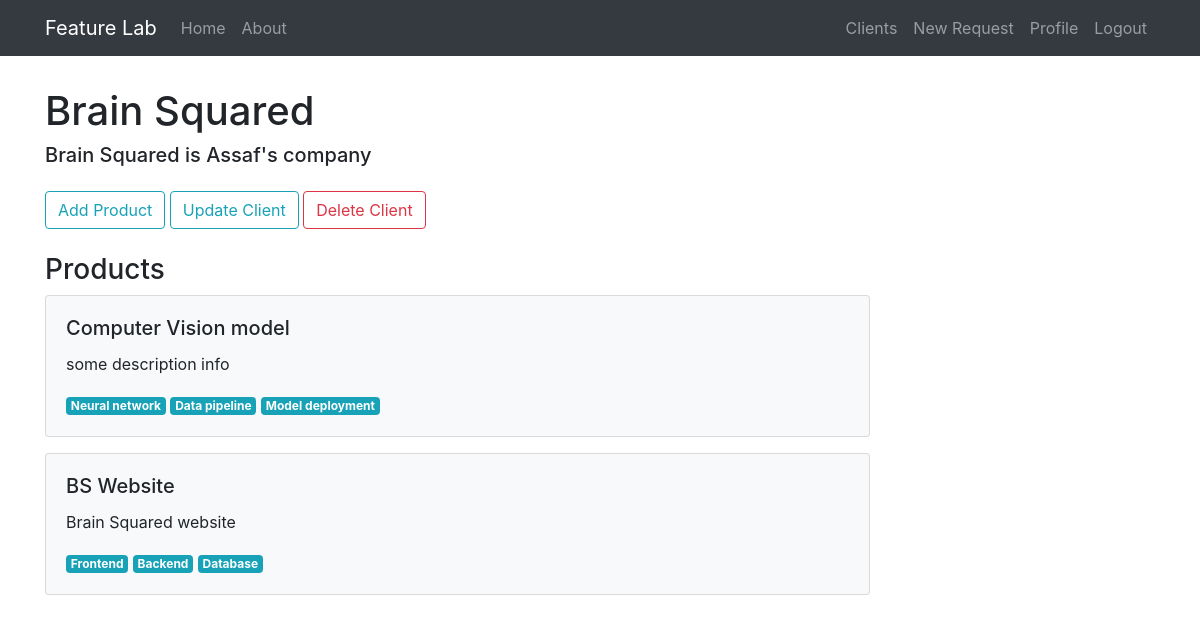
Screenshot of /client/1 (signed in) with the database file from the repository.
### feature_lab/models.py (models this page shows, shortened)
class Client(db.Model):
    id = db.Column(db.Integer, primary_key=True)
    name = db.Column(db.String(20), unique=True, nullable=False)
    email = db.Column(db.String(120), unique=True, nullable=False)
    bio = db.Column(db.Text(), nullable=False)
    priority = db.Column(db.Integer, nullable=False)
    phone_number = db.Column(db.String(15))
    created_at = db.Column(db.DateTime, nullable=False, default=datetime.utcnow)
    products = db.relationship('Product', backref='owner', lazy=True)
    user_id = db.Column(db.Integer, db.ForeignKey('user.id'), nullable=False)

class Product(db.Model):
    id = db.Column(db.Integer, primary_key=True)
    name = db.Column(db.String(20), unique=True, nullable=False)
    description = db.Column(db.Text(), nullable=False)
    owner_id = db.Column(db.Integer, db.ForeignKey('client.id'), nullable=False)
    requests = db.relationship('FeatureRequest', backref='product', lazy=True)
    areas = db.relationship('ProductArea', backref='product', lazy=True)

class ProductArea(db.Model):
    id = db.Column(db.Integer, primary_key=True)
    name = db.Column(db.String(30), nullable=False)
    product_id = db.Column(db.Integer, db.ForeignKey('product.id'), nullable=False)

### feature_lab/clients/routes.py (the view)
@clients.route('/client/<int:client_id>')
@login_required
def client(client_id):
    client = Client.query.get_or_404(int(client_id))
    return render_template('client.html', client=client)

### feature_lab/models.py (called while the page is built)
@login_manager.user_loader
def load_user(user_id):
    return User.query.get(int(user_id))

### feature_lab/templates/client.html (shortened to what this page needs)
{% extends 'layout.html' %}
{% block content %}
    <h1>{{client.name}}</h1>
    <h5 class="mb-4">{{client.bio}}</h5>
    <button class="btn btn-outline-info" onclick="window.location='/create_product/{{client.id}}'">Add Product</button>
    <button class="btn btn-outline-info" onclick="window.location='/client/{{client.id}}/update'">Update Client</button>
    <button type="button" class="btn btn-outline-danger" data-toggle="modal" data-target="#deleteModal">Delete Client</button>
    <h3 class="mt-4">Products</h3>
    {% if client.products %}
        {% for product in client.products %}
            <div>
                <a href="/product/{{ product.id }}" class="request-card">
                    <div class="card bg-light mb-3 p-3 mr-0">
                        <div class="p-1">
                            <h5 class="card-title">{{ product.name }}</h5>
                            <p class="card-text">{{ product.description }}</p>
                            {% for area in product.areas %}
                                <span class="badge badge-info">{{ area.name }}</span>
                            {% endfor %}
                        </div>
                    </div>
                </a>
            </div>
        {% endfor %}
    {% else %}
        <div class="p-5 text-secondary">
            <p>This client does not have any products yet. <a href="/create_product/{{client.id}}">Create product.</a></p>
        </div>
    {% endif %}
{% endblock content %}

### feature_lab/templates/layout.html (shortened to what this page needs)
<!DOCTYPE html>
<html>
<head>
    <link rel="stylesheet" href="https://stackpath.bootstrapcdn.com/bootstrap/4.3.1/css/bootstrap.min.css">
    <link rel="stylesheet" type="text/css" href="{{ url_for('static', filename='custom.css') }}">
</head>
<body>
    <nav class="navbar navbar-expand-lg navbar-dark bg-dark fixed-top">
        <div class="container">
            <a class="navbar-brand" href="/">Feature Lab</a>
            <div class="collapse navbar-collapse" id="navbarToggle">
                <div class="navbar-nav mr-auto">
                    <a class="nav-item nav-link" href="/">Home</a>
                    <a class="nav-item nav-link" href="/about">About</a>
                </div>
                <div class="navbar-nav">
                    {% if current_user.is_authenticated %}
                        <a class="nav-item nav-link" href="/clients">Clients</a>
                        <a class="nav-item nav-link" href="/create_request">New Request</a>
                        <a class="nav-item nav-link" href="/profile">Profile</a>
                        <a class="nav-item nav-link" href="/logout">Logout</a>
                    {% else %}
                        <a class="nav-item nav-link" href="/signup">Register</a>
                        <a class="nav-item nav-link" href="/login">Login</a>
                    {% endif %}
                </div>
            </div>
        </div>
    </nav>
    <main class="container" role="main" style="margin-top:10ex">
        <div class="row">
            <div class="col-md-9">
                {% block content %}{% endblock %}
            </div>
        </div>
    </main>
</body>
</html>

### feature_lab/static/custom.css (style rules this page uses)
a.request-card, a.request-card:hover { color: inherit; text-decoration: none; max-width: 35rem; }

### rows the page displays
Client: name "Brain Squared", bio "Brain Squared is Assaf's company"
Product: name "Computer Vision model", description "some description info"
ProductArea: name "Neural network"
ProductArea: name "Data pipeline"
ProductArea: name "Model deployment"
Product: name "BS Website", description "Brain Squared website"
ProductArea: name "Frontend"
ProductArea: name "Backend"
ProductArea: name "Database"
